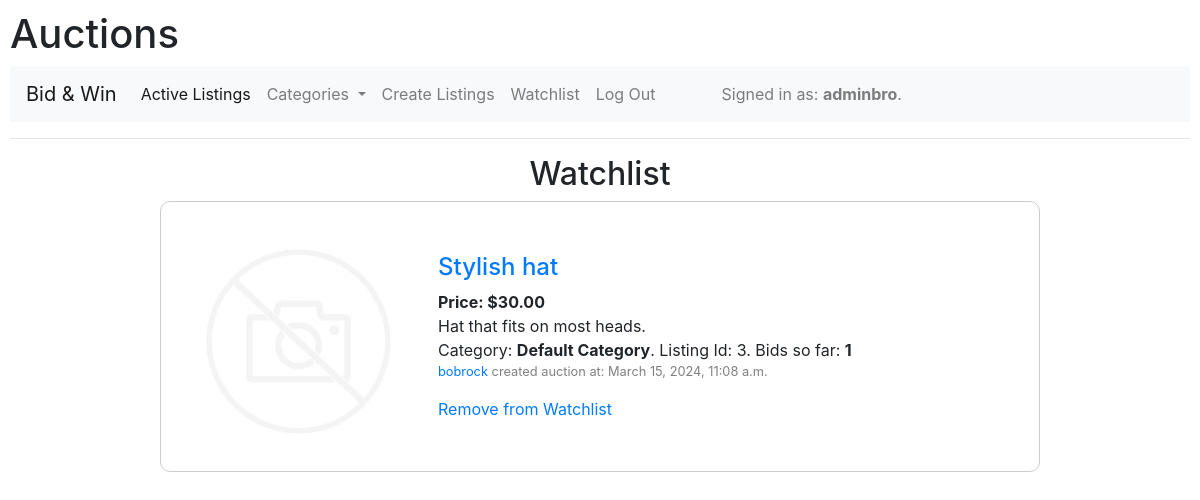
Screenshot of /auctions/listing/watchlist/ (signed in) with the database file from the repository.
### auctions/models.py (models this page shows, shortened)
class User(AbstractUser):
    pass

class Watchlist(models.Model):
    user = models.ForeignKey(User, on_delete=models.CASCADE)
    listing = models.ForeignKey(Listing, on_delete=models.CASCADE)

class Listing(models.Model):
    user = models.ForeignKey(User, on_delete=models.CASCADE)
    title = models.TextField(max_length=64)
    text = models.TextField(max_length=512)
    start_bid = models.DecimalField(max_digits=10, decimal_places=2, validators=[MinValueValidator(0)])
    image = models.ImageField(upload_to='listing_images/', default='no_image.jpg', validators=[validate_image_size], blank=True, null=True)
    created_at = models.DateTimeField(auto_now_add=True)
    updated_at = models.DateTimeField(auto_now=True)
    current_highest_bid = models.DecimalField(max_digits=10, decimal_places=2, default=0)
    is_active = models.BooleanField(default=True)
    winner = models.ForeignKey(User, on_delete=models.SET_NULL, null=True, blank=True, related_name='won_listings')
    category = models.ForeignKey(Category, on_delete=models.CASCADE)
    def bid_count(self):
        return Bid.objects.filter(listing=self).count()

class Category(models.Model):
    name = models.CharField(max_length=100)
    description = models.TextField(blank=True)
    parent_category = models.ForeignKey('self', null=True, blank=True, related_name='subcategories', on_delete=models.CASCADE)
    status = models.CharField(max_length=50)

### auctions/views.py (the view)
# urls.py: path('auctions/listing/watchlist/', views.watchlist_page, name='watchlist_page'),
def watchlist_page(request):
    listing = Listing.objects.all()
    watchlist_items = Watchlist.objects.filter(user=request.user)
    return render(request, 'auctions/listing/watchlist.html', {'watchlist_items': watchlist_items, 'listing': listing})

### auctions/templates/auctions/listing/watchlist.html (shortened to what this page needs)
{% extends "auctions/layout.html" %}
{% block body %}
    <h2 style="text-align: center">Watchlist</h2>
    <div class="container">
        <div class="row justify-content-center">
            <div class="col-md-10">
        {% for item in watchlist_items %}
        <div class="listing_container">
            <table>
                <td>{% if item.listing.image %}
                        <a href="{% url 'listing_detail' item.listing.id %}"><img src="{{ item.listing.image.url }}" style="width: 200px; height: 200px;" alt="Listing Image" class="img-fluid"></a><br>
                    {% else %}
                        <img src="/media/listing_images/no_image.jpg" alt="Default Image">
                    {% endif %}
                </td>
                <td class="table_margin" style="padding-left: 20px;">
                    <h4><a href="{% url 'listing_detail' item.listing.id %}">{{ item.listing.title }}</a></h4>
                    <b>Price: ${{ item.listing.start_bid }}</b></br>
                    {{ item.listing.text }}<br>
                    Category: <b>{{ item.listing.category.name }}</b>. Listing Id: {{ item.listing.id }}. Bids so far: <b>{{ item.listing.bid_count }}</b>
                    <p class="created_at"><a href="#">{{ item.listing.user }}</a> created auction at: {{ item.listing.created_at }}</p>
                    <a href="{% url 'remove_from_watchlist' item.listing.id %}">Remove from Watchlist</a>
                </td>
            </table>
        </div><br>
        {% endfor %}
</div>
</div>
</div>
{% endblock %}

### auctions/templates/auctions/layout.html (shortened to what this page needs)
{% load static %}
<!DOCTYPE html>
<html lang="en">
    <head>
        <link rel="stylesheet" href="https://stackpath.bootstrapcdn.com/bootstrap/4.4.1/css/bootstrap.min.css">
        <link href="{% static 'auctions/styles.css' %}" rel="stylesheet">
    </head>
    <body>
        <h1>Auctions</h1>
        <nav class="navbar navbar-expand-lg navbar-light bg-light justify-content-end">
            <a class="navbar-brand" href="{% url 'index' %}">Bid & Win</a>
            <div class="collapse navbar-collapse" id="navbarNavDropdown">
              <ul class="navbar-nav">
                <li class="nav-item active">
                  <a class="nav-link" href="{% url 'index' %}">Active Listings<span class="sr-only">(current)</span></a>
                </li>
                <li class="nav-item dropdown">
                  <a class="nav-link dropdown-toggle" href="#" id="navbarDropdownMenuLink" data-toggle="dropdown" aria-haspopup="true" aria-expanded="false">
                    Categories
                  </a>
                </li>
                <li class="nav-item">
                  <a class="nav-link" href="{% url 'create_listing' %}">Create Listings</a>
                </li>
                {% if user.is_authenticated %}
                <li class="nav-item">
                  <a class="nav-link" href="{% url 'watchlist_page' %}">Watchlist</a>
                </li>
                <li class="nav-item">
                    <a class="nav-link" href="{% url 'logout' %}">Log Out</a>
                </li>
                {% endif %}
                <li class="nav-item" style="padding-left: 50px;">
                    <div class="nav-link">
                        {% if user.is_authenticated %}
                            Signed in as: <strong>{{ user.username }}</strong>.
                        {% else %}
                            Not signed in.
                        {% endif %}
                    </div>
                </li>
              </ul>
            </div>
          </nav>
        <hr>
        {% block body %}
        {% endblock %}
    </body>
</html>

### auctions/static/auctions/styles.css (style rules this page uses)
body { padding: 10px; }
.listing_container { border: 1px solid #ccc; border-radius: 10px; padding: 20px; margin-left: 20px; margin-right: 20px; }
.created_at { font-size: 0.8em; color: grey; }

### rows the page displays
User: username "adminbro"
Watchlist: listing "Stylish hat", listing.start_bid "30.00", listing.text "Hat that fits on most heads.", listing.category.name "Default Category", listing.id "3", listing.bid_count "1", listing.user "bobrock", listing.created_at "March 15, 2024, 11:08 a.m."
